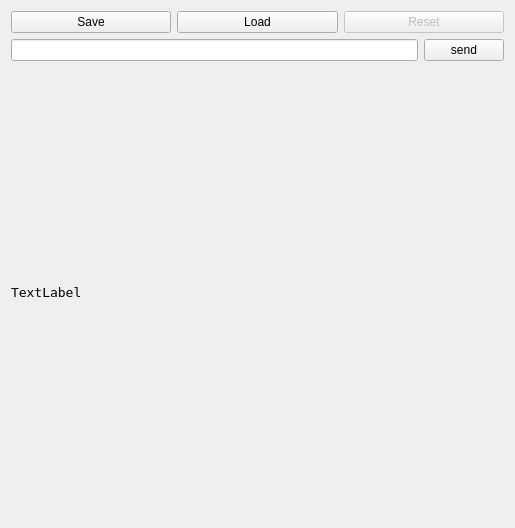
<?xml version="1.0" encoding="UTF-8"?>
<ui version="4.0">
 <class>test</class>
 <widget class="QWidget" name="test">
  <property name="geometry">
   <rect>
    <x>0</x>
    <y>0</y>
    <width>515</width>
    <height>528</height>
   </rect>
  </property>
  <property name="windowTitle">
   <string>test</string>
  </property>
  <layout class="QVBoxLayout" name="verticalLayout">
   <item>
    <layout class="QHBoxLayout" name="horizontalLayout">
     <item>
      <widget class="QPushButton" name="buttonSave">
       <property name="sizePolicy">
        <sizepolicy hsizetype="Minimum" vsizetype="Minimum">
         <horstretch>0</horstretch>
         <verstretch>0</verstretch>
        </sizepolicy>
       </property>
       <property name="text">
        <string>Save</string>
       </property>
      </widget>
     </item>
     <item>
      <widget class="QPushButton" name="buttonLoad">
       <property name="sizePolicy">
        <sizepolicy hsizetype="Minimum" vsizetype="Minimum">
         <horstretch>0</horstretch>
         <verstretch>0</verstretch>
        </sizepolicy>
       </property>
       <property name="text">
        <string>Load</string>
       </property>
      </widget>
     </item>
     <item>
      <widget class="QPushButton" name="buttonReset">
       <property name="enabled">
        <bool>false</bool>
       </property>
       <property name="sizePolicy">
        <sizepolicy hsizetype="Minimum" vsizetype="Minimum">
         <horstretch>0</horstretch>
         <verstretch>0</verstretch>
        </sizepolicy>
       </property>
       <property name="text">
        <string>Reset</string>
       </property>
      </widget>
     </item>
    </layout>
   </item>
   <item>
    <layout class="QHBoxLayout" name="horizontalLayout_2">
     <item>
      <widget class="CLineEdit" name="lineEdit">
       <property name="sizePolicy">
        <sizepolicy hsizetype="Expanding" vsizetype="Minimum">
         <horstretch>0</horstretch>
         <verstretch>0</verstretch>
        </sizepolicy>
       </property>
      </widget>
     </item>
     <item>
      <widget class="QPushButton" name="pushButton">
       <property name="sizePolicy">
        <sizepolicy hsizetype="Minimum" vsizetype="Minimum">
         <horstretch>0</horstretch>
         <verstretch>0</verstretch>
        </sizepolicy>
       </property>
       <property name="text">
        <string>send</string>
       </property>
      </widget>
     </item>
    </layout>
   </item>
   <item>
    <widget class="QLabel" name="label">
     <property name="sizePolicy">
      <sizepolicy hsizetype="Preferred" vsizetype="Expanding">
       <horstretch>0</horstretch>
       <verstretch>0</verstretch>
      </sizepolicy>
     </property>
     <property name="font">
      <font>
       <family>DejaVu Sans Mono</family>
       <pointsize>10</pointsize>
      </font>
     </property>
     <property name="text">
      <string>TextLabel</string>
     </property>
    </widget>
   </item>
  </layout>
 </widget>
 <customwidgets>
  <customwidget>
   <class>CLineEdit</class>
   <extends>QLineEdit</extends>
   <header>clineedit.h</header>
  </customwidget>
 </customwidgets>
 <resources/>
 <connections/>
</ui>
